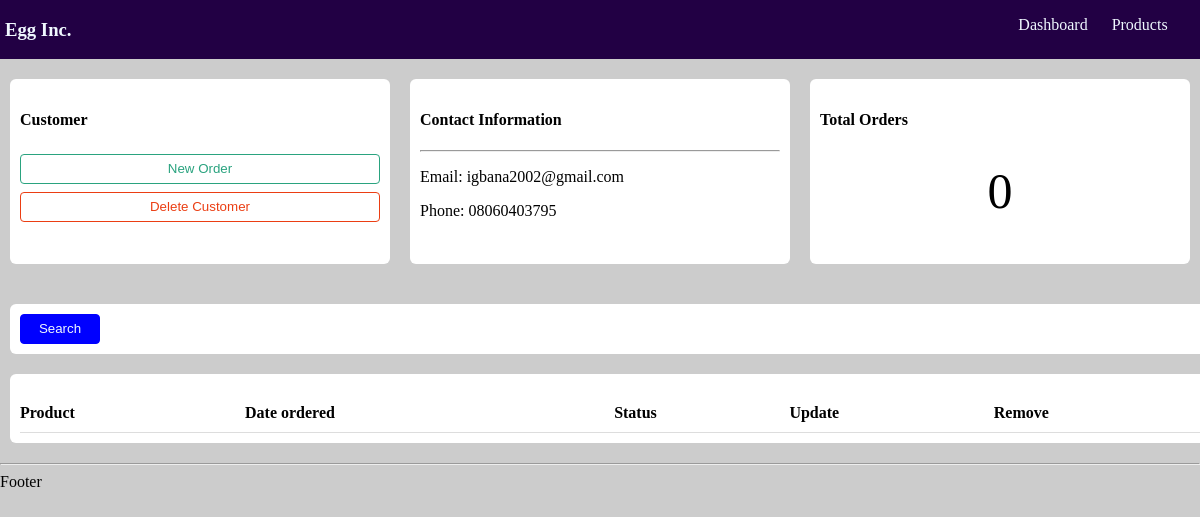
The page /customers/1/ on the database as committed earlier.
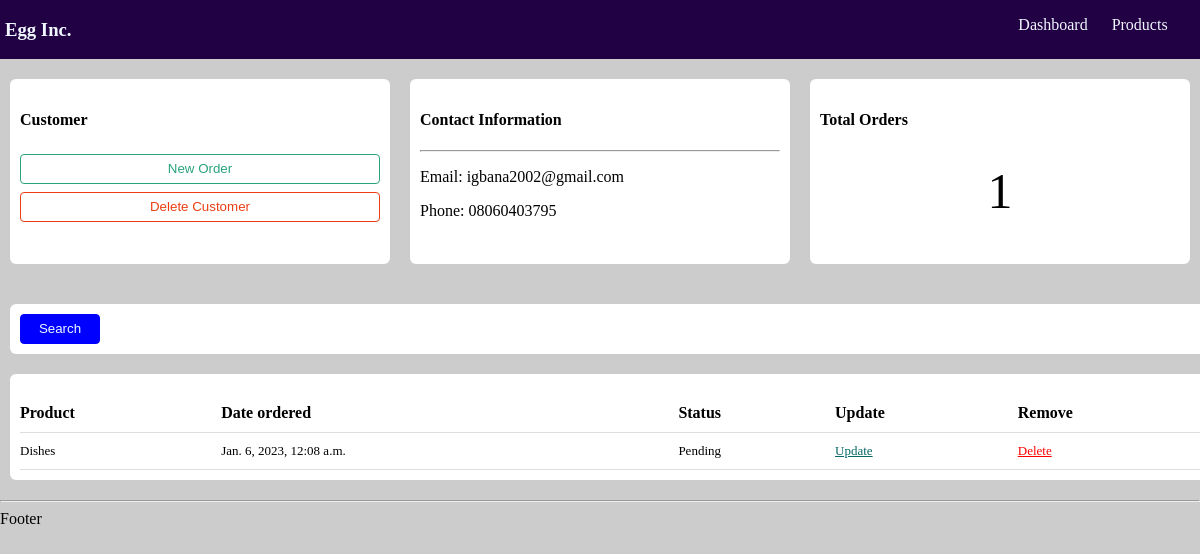
The same page on the database as committed later.
### accounts/models.py (models this page shows)
class Order(models.Model):
    STATUS = (
        ('Pending', 'Pending'),
        ('Out of delivery', 'Out of delivery'),
        ('Delivered', 'Delivered')
    )
    customer = models.ForeignKey(Customer, null=True, on_delete=models.SET_NULL)
    product = models.ForeignKey(Product, null=True, on_delete=models.SET_NULL)
    date_created = models.DateTimeField(auto_now_add = True)
    status = models.CharField(max_length=200, null=True, choices=STATUS)
    def __str__(self):
        return self.product.name

class Product(models.Model):
    CATEGORY = (
        ('Indoor', 'Indoor'),
        ('Outdoor', 'Outdoor')
    )
    name = models.CharField(max_length=200, null=True)
    price = models.FloatField(null=True)
    category = models.CharField(max_length=200, null=True, choices=CATEGORY)
    description = models.TextField(null=True, blank=True)
    date_created = models.DateTimeField(auto_now_add = True)
    tag = models.ManyToManyField(Tag)
    def __str__(self):
        return self.name

### accounts/views.py (the view)
# urls.py: path('customers/<str:pk>/', views.customer, name='customer'),
def customer(request, pk):
    customer = Customer.objects.get(id=pk)
    order = customer.order_set.all()
    total_orders = order.count()
    context = {
        'orders': order,
        'customer': customer,
        'total_orders': total_orders,
    }
    print(order)
    return render(request, 'screens/customers.html', context=context)

### accounts/templates/screens/customers.html
{% extends 'main.html' %}
{% load static %}
{% block stylesheet %}
<link rel="stylesheet" href="{% static '/css/screens/customers.css' %}">
{% endblock stylesheet %}
{% block content %}
<div class="top-cards">
    <div class="card customer-card">
        <h4>Customer</h4>
        <button class="update" onclick=location.href="{% url 'create_order' customer.id %}">
            New Order
        </button>
        <button class="delete">
            Delete Customer
        </button>
    </div>
    <div class="card contact-info-card">
        <h4>Contact Information</h4>
        <hr>
        <p>Email: {{customer.email}}</p>
        <p>Phone: {{customer.phone}}</p>
    </div>
    <div class="card total-orders">
        <h4>Total Orders</h4>
        <h1>{{total_orders}}</h1>
    </div>
</div>
<div class="card search-box">
    <button class="search-button">
        Search
    </button>
</div>
<div class="card table-card">
    {% include 'components/order_table.html' %}
</div>
{% endblock content %}

### accounts/templates/components/order_table.html
{% block order_table %}
<table>
    <tr>
        <th>
            Product
        </th>
        <th>
            Date ordered
        </th>
        <th>
            Status
        </th>
        <th>
            Update
        </th>
        <th>
            Remove
        </th>
    </tr>
    {% for order in orders %}
    <tr>
        <td>{{ order.product }}</td>
        <td>{{ order.date_created }}</td>
        <td>{{ order.status }}</td>
        <td><a href="{% url 'update_order' order.id %}" id="update-link">Update</a></td>
        <td><a href="{% url 'delete_order' order.id %}" id="delete-link">Delete</a></td>
    </tr>
    {% endfor %}
</table>
{% endblock order_table %}

Rows that differ between the two databases and show on the page:
added Order: product "Dishes", date_created "Jan. 6, 2023, 12:08 a.m.", status "Pending"
Other text that changed with them:
{{ total_orders }}: "0" → "1"
